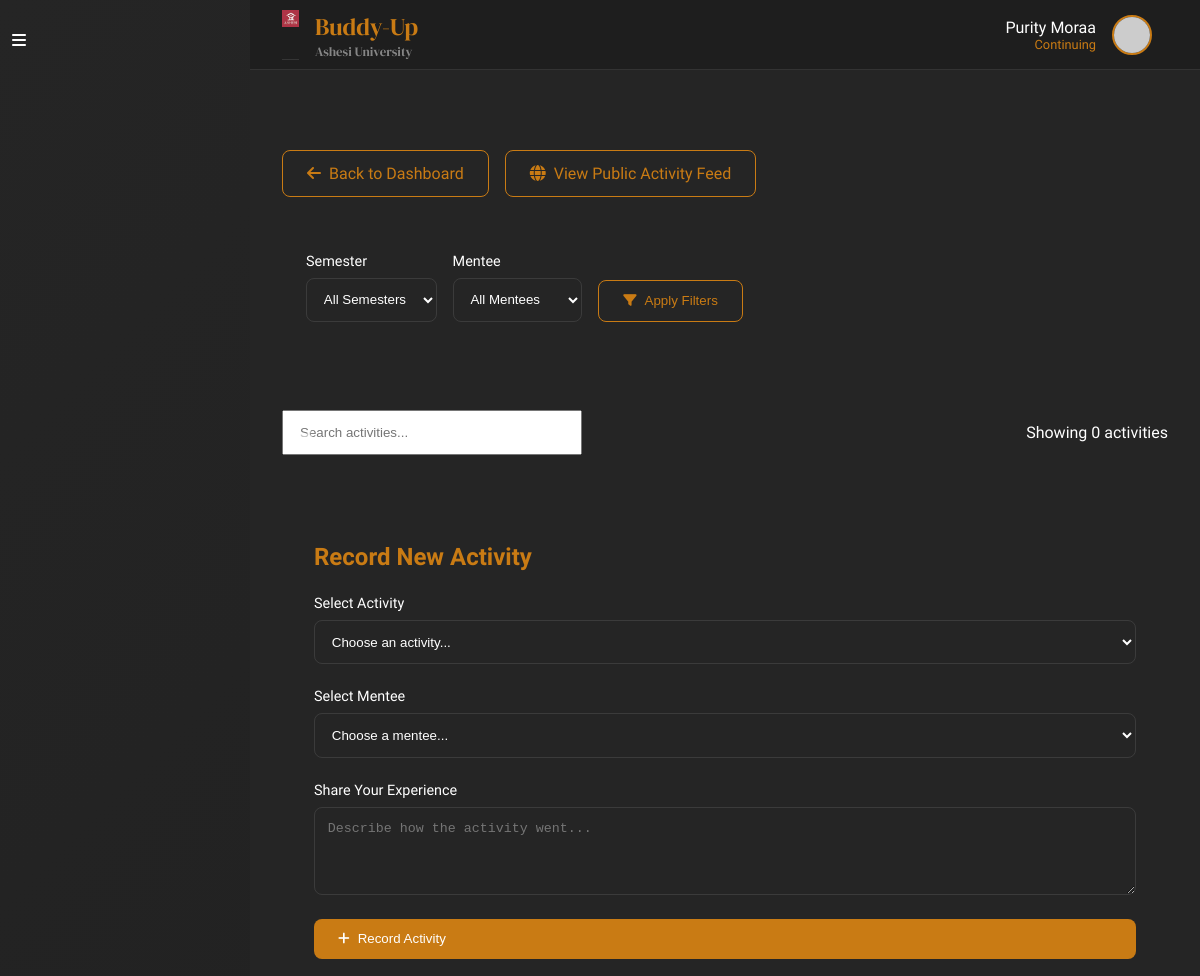
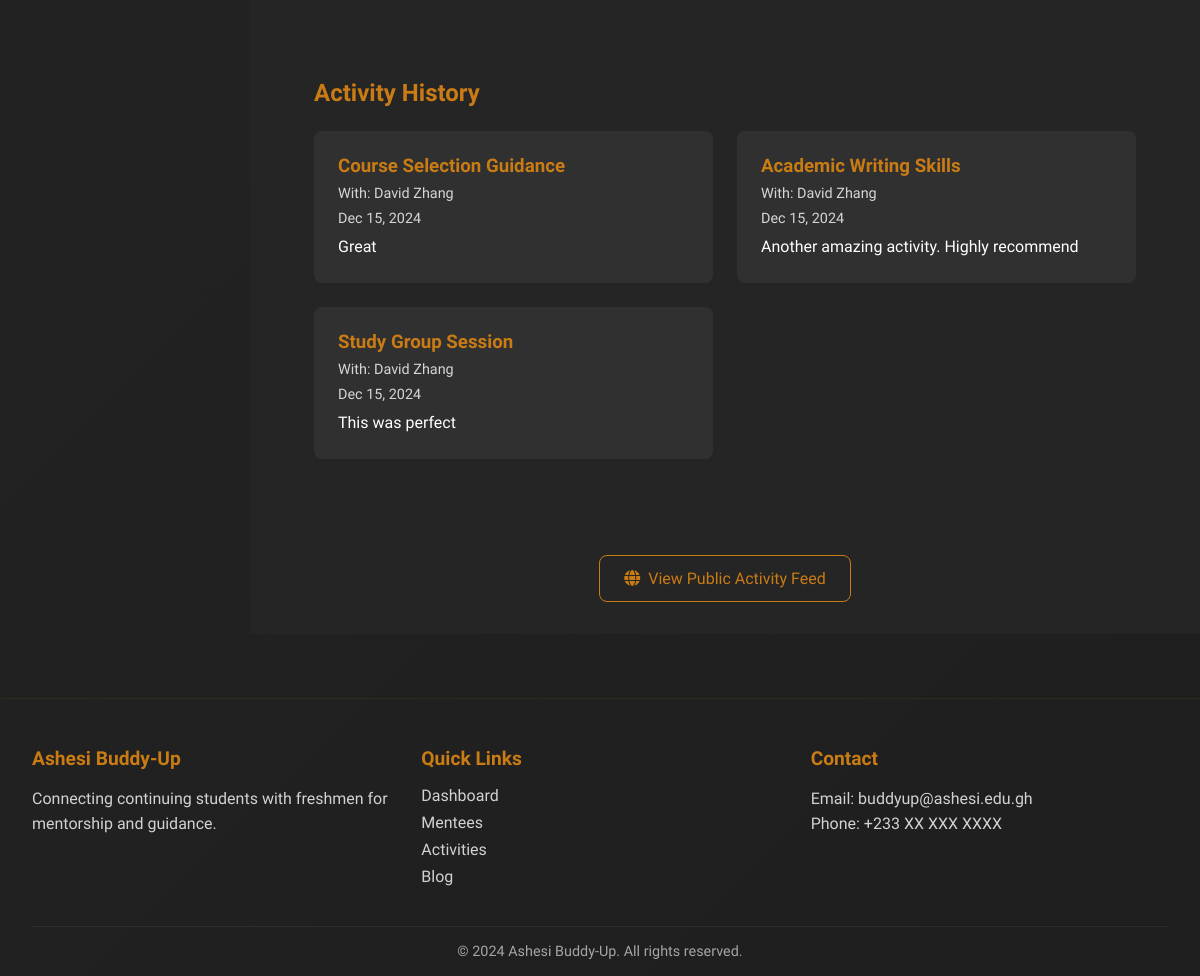
Screenshot of /dashboard/student/activities/index.php (signed in) with the database file from the repository (2 pictures, top to bottom).
### tables this page shows
CREATE TABLE `activity_completions` (
  `completion_id` int(11) NOT NULL,
  `activity_id` int(11) DEFAULT NULL,
  `mentorship_id` int(11) DEFAULT NULL,
  `completion_date` datetime DEFAULT current_timestamp(),
  `experience` text DEFAULT NULL,
  `status` enum('pending','completed') DEFAULT 'completed'
);

CREATE TABLE `activities` (
  `activity_id` int(11) NOT NULL,
  `activity_name` varchar(255) NOT NULL,
  `semester` varchar(50) DEFAULT NULL,
  `description` text DEFAULT NULL,
  `created_by` int(11) DEFAULT NULL,
  `creation_date` timestamp NOT NULL DEFAULT current_timestamp(),
  `last_modified` datetime DEFAULT current_timestamp() ON UPDATE current_timestamp()
);

CREATE TABLE `freshman_details` (
  `freshman_id` int(11) NOT NULL,
  `user_id` int(11) DEFAULT NULL,
  `avatar_url` varchar(255) DEFAULT NULL,
  `full_name` varchar(255) NOT NULL,
  `student_id` varchar(8) DEFAULT NULL,
  `age` int(11) DEFAULT NULL,
  `gender` enum('Male','Female','Other') DEFAULT NULL,
  `major` varchar(100) DEFAULT NULL,
  `nationality` varchar(100) DEFAULT NULL,
  `hobby` text DEFAULT NULL,
  `fun_fact` text DEFAULT NULL,
  `continuing_buddy_id` int(11) DEFAULT NULL
);

### dashboard/student/activities/index.php (the view, shortened to what this page needs)
<?php
require_once '../../../db/database.php';
$user_id = $_SESSION['user_id'];
try {
    $stmt = $pdo->prepare("
        SELECT ac.*, a.activity_name, a.description,
               f.full_name as mentee_name
        FROM activity_completions ac
        JOIN activities a ON ac.activity_id = a.activity_id
        JOIN mentorship m ON ac.mentorship_id = m.mentorship_id
        JOIN freshman_details f ON m.freshman_id = f.user_id
        WHERE m.continuing_id = ?
        ORDER BY ac.completion_date DESC
    ");
    $stmt->execute([$user_id]);
    $completed_activities = $stmt->fetchAll();
} catch (PDOException $e) {
    error_log("Error: " . $e->getMessage());
    $_SESSION['error'] = "An error occurred while fetching activities.";
}
include '../../includes/header.php';
include '../../includes/sidebar.php';
?>
<div class="main-content">
    <div class="navigation-buttons">
        <a href="../index.php" class="btn btn-secondary">
            <i class="fas fa-arrow-left"></i> Back to Dashboard
        </a>
        <a href="feed.php" class="btn btn-secondary">
            <i class="fas fa-globe"></i> View Public Activity Feed
        </a>
    </div>
    <div class="activities-container">
        <div class="filters-section">
            <form action="" method="GET" class="filters-form">
                <div class="form-group">
                    <label for="semester">Semester</label>
                    <select name="semester" id="semester">
                        <option value="">All Semesters</option>
                    </select>
                </div>
                <div class="form-group">
                    <label for="mentee_filter">Mentee</label>
                    <select name="mentee_id" id="mentee_filter">
                        <option value="">All Mentees</option>
                    </select>
                </div>
                <button type="submit" class="btn btn-secondary">
                    <i class="fas fa-filter"></i> Apply Filters
                </button>
            </form>
        </div>
        <div class="search-section">
            <div class="search-box">
                <i class="fas fa-search"></i>
                <input type="text" id="activity-search" placeholder="Search activities...">
            </div>
            <div class="activity-count">
                Showing <span id="activity-count">0</span> activities
            </div>
        </div>
        <div class="section">
            <h2>Record New Activity</h2>
            <form action="record_activity.php" method="POST" class="activity-form">
                <div class="form-group">
                    <label for="activity_id">Select Activity</label>
                    <select name="activity_id" id="activity_id" required>
                        <option value="">Choose an activity...</option>
                    </select>
                </div>
                <div class="form-group">
                    <label for="mentee_id">Select Mentee</label>
                    <select name="mentorship_id" id="mentee_id" required>
                        <option value="">Choose a mentee...</option>
                    </select>
                </div>
                <div class="form-group">
                    <label for="experience">Share Your Experience</label>
                    <textarea name="experience" id="experience" rows="4" required
                              placeholder="Describe how the activity went..."></textarea>
                </div>
                <button type="submit" class="btn btn-primary">
                    <i class="fas fa-plus"></i> Record Activity
                </button>
            </form>
        </div>
        <div class="section">
            <h2>Activity History</h2>
            <div class="activity-grid">
                <?php if (count($completed_activities) > 0): ?>
                    <?php foreach ($completed_activities as $activity): ?>
                        <div class="activity-card">
                            <div class="activity-actions">
                                <a href="edit_activity.php?id=<?php echo $activity['completion_id']; ?>"
                                   class="btn btn-edit" title="Edit">
                                </a>
                                <form action="delete_activity.php" method="POST" class="delete-form"
                                      onsubmit="return confirm('Are you sure you want to delete this activity?');">
                                    <button type="submit" class="btn btn-delete" title="Delete">
                                    </button>
                                </form>
                            </div>
                            <h3><?php echo htmlspecialchars($activity['activity_name']); ?></h3>
                            <p class="mentee">With: <?php echo htmlspecialchars($activity['mentee_name']); ?></p>
                            <p class="date">
                                <?php echo date('M d, Y', strtotime($activity['completion_date'])); ?>
                            </p>
                            <p class="experience"><?php echo htmlspecialchars($activity['experience']); ?></p>
                        </div>
                    <?php endforeach; ?>
                <?php else: ?>
                    <p class="no-activities">No activities recorded yet.</p>
                <?php endif; ?>
            </div>
        </div>
        <div class="feed-section">
            <a href="feed.php" class="btn btn-secondary">
                <i class="fas fa-globe"></i> View Public Activity Feed
            </a>
        </div>
    </div>
</div>
<?php include '../../includes/footer.php'; ?>

### dashboard/includes/header.php (style rules this page uses)
:root { --darker-bg: #121212; --dark-bg: #1E1E1E; --medium-bg: #252525; --light-bg: #2D2D2D; --lighter-bg: #333333; --text-primary: #FFFFFF; --text-secondary: #B3B3B3; --text-muted: #808080; --accent-orange: #C97B14; --accent-orange-light: #E69B3A; --accent-orange-dark: #A66610; --sidebar-width: 250px; --header-height: 70px; }
* { margin: 0; padding: 0; box-sizing: border-box; }
body { font-family: "Arimo", sans-serif; background-color: var(--medium-bg); color: var(--text-primary); min-height: 100vh; }
.main-content { margin-top: var(--header-height); margin-left: var(--sidebar-width); min-height: calc(100vh - var(--header-height)); padding: 2rem; background: var(--medium-bg); }
.main-content::before { content: ''; position: fixed; top: 0; left: 0; right: 0; bottom: 0; background: linear-gradient(135deg, var(--medium-bg), var(--dark-bg)); z-index: -1; }

### dashboard/includes/sidebar.php (style rules this page uses)
.main-content { margin-left: 40px; transition: margin-left 0.3s ease; }

### dashboard/student/activities/index.php (style rules this page uses)
.activities-container { display: grid; gap: 2rem; }
.section { background: var(--dark-gray); padding: 2rem; border-radius: 15px; }
.section h2 { color: var(--accent-orange); margin-bottom: 1.5rem; }
.activity-form { display: grid; gap: 1.5rem; }
.form-group { display: grid; gap: 0.5rem; }
.form-group label { color: var(--white); font-size: 0.9rem; }
select, textarea { padding: 0.8rem; border-radius: 8px; border: 1px solid rgba(255, 255, 255, 0.1); background: var(--dark-gray); color: var(--white); width: 100%; }
textarea { resize: vertical; }
.activity-grid { display: grid; grid-template-columns: repeat(auto-fill, minmax(300px, 1fr)); gap: 1.5rem; }
.activity-card { background: rgba(255, 255, 255, 0.05); padding: 1.5rem; border-radius: 8px; }
.activity-card h3 { color: var(--accent-orange); margin-bottom: 0.5rem; }
.mentee, .date { color: var(--white); opacity: 0.8; font-size: 0.9rem; margin-bottom: 0.5rem; }
.experience { color: var(--white); line-height: 1.5; }
.btn-primary { background: var(--accent-orange); color: var(--white); padding: 0.8rem 1.5rem; border: none; border-radius: 8px; cursor: pointer; display: inline-flex; align-items: center; gap: 0.5rem; transition: all 0.3s ease; }
.filters-section { margin-bottom: 2rem; background: var(--dark-gray); padding: 1.5rem; border-radius: 15px; }
.filters-form { display: flex; gap: 1rem; align-items: flex-end; }
.activity-actions { position: absolute; top: 1rem; right: 1rem; display: flex; gap: 0.5rem; }
.btn-edit, .btn-delete { padding: 0.5rem; border-radius: 4px; border: none; cursor: pointer; transition: all 0.3s ease; }
.btn-edit { background: var(--accent-orange); color: var(--white); }
.btn-delete { background: #dc3545; color: var(--white); }
.feed-section { margin-top: 2rem; text-align: center; }
.search-section { display: flex; justify-content: space-between; align-items: center; margin-bottom: 1.5rem; }
.search-box { position: relative; flex: 1; max-width: 300px; }
.search-box i { position: absolute; left: 1rem; top: 50%; transform: translateY(-50%); color: var(--white); opacity: 0.6; }
.search-box input { width: 100%; padding: 0.8rem 1rem; }
select option { background: var(--dark-gray); color: var(--white); padding: 0.5rem; }
.main-content { padding-top: 80px; margin-left: var(--sidebar-width); padding-right: 2rem; padding-bottom: 2rem; }
.navigation-buttons { display: flex; gap: 1rem; margin-bottom: 2rem; }
.btn-secondary { display: inline-flex; align-items: center; gap: 0.5rem; padding: 0.8rem 1.5rem; border-radius: 8px; background: var(--dark-gray); color: var(--accent-orange); text-decoration: none; border: 1px solid var(--accent-orange); transition: all 0.3s ease; cursor: pointer; }

### rows the page displays
activity_completions: activity.activity_name "Course Selection Guidance", freshman_details.full_name "David Zhang", completion_date "Dec 15, 2024", experience "Great"
activity_completions: activity.activity_name "Academic Writing Skills", freshman_details.full_name "David Zhang", completion_date "Dec 15, 2024", experience "Another amazing activity. Highly recommend"
activity_completions: activity.activity_name "Study Group Session", freshman_details.full_name "David Zhang", completion_date "Dec 15, 2024", experience "This was perfect"

### other values shown
$_SESSION['full_name'] "Purity Moraa"
$_SESSION['role'] "Continuing"
